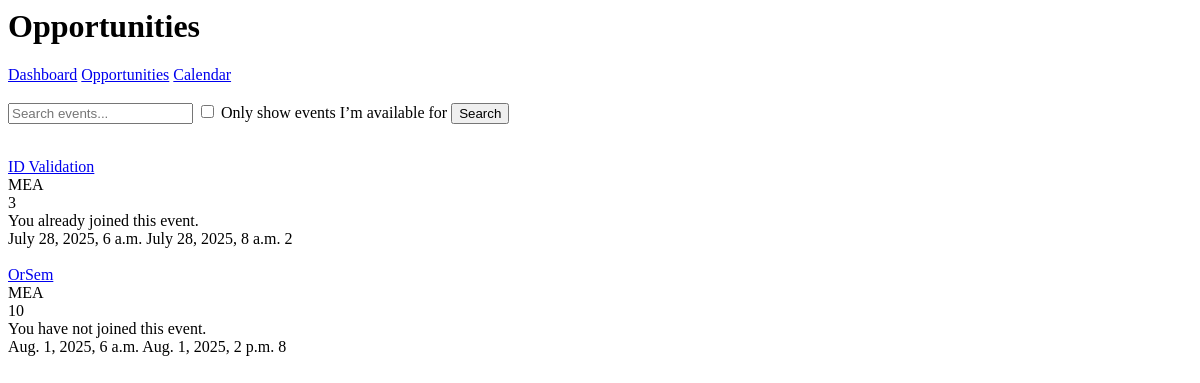
Page /student_opportunities/ (signed in) on the earlier database version.
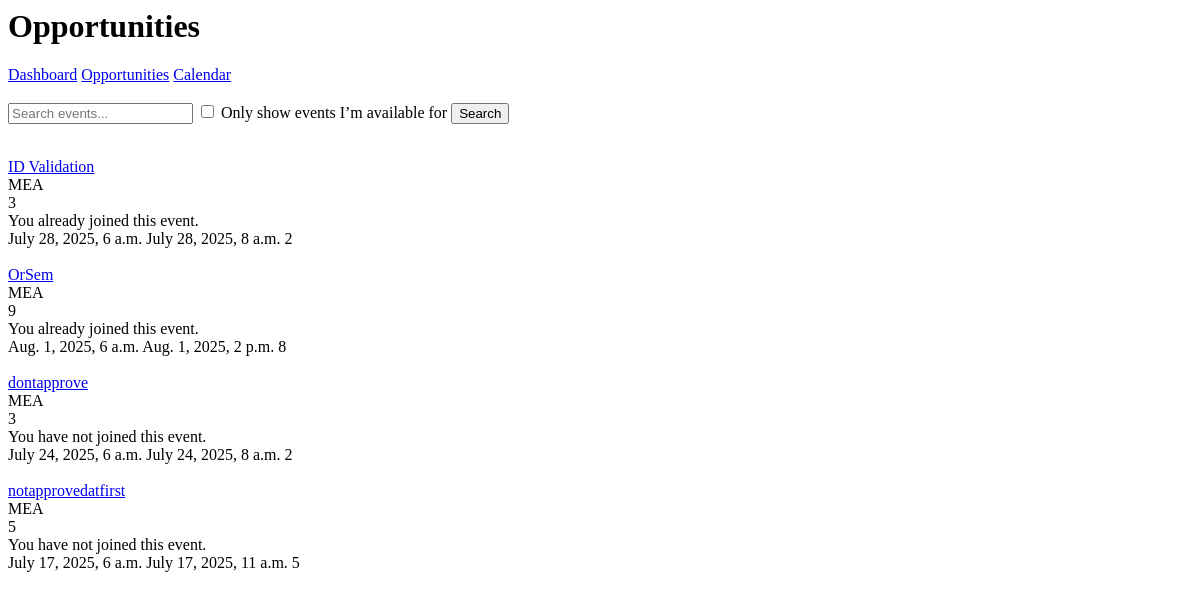
Same page on the later database version.
### core/models.py (models this page shows)
class Event(models.Model):
    name = models.CharField(max_length=100)
    description = models.TextField()
    location = models.CharField(max_length=50)
    service_hours = models.IntegerField()
    number_of_students = models.IntegerField()
    role_descriptions = models.TextField()
    start_datetime = models.DateTimeField()
    end_datetime = models.DateTimeField()
    organizer = models.ForeignKey(
        OrgProfile, on_delete=models.CASCADE, related_name="events"
    )
    approved = models.BooleanField(default=False)
    students = models.ManyToManyField(
        StudentProfile, through="Participation", related_name="events"
    )
    def remaining_slots(self):
        assigned_count = self.participation_set.count()
        return max(0, self.number_of_students - assigned_count)
    def is_user_in_event(self, user):
        try:
            student_profile = user.studentprofile
        except StudentProfile.DoesNotExist:
            return False
        return Participation.objects.filter(
            student=student_profile, event=self
        ).exists()

class OrgProfile(models.Model):
    user = models.OneToOneField(User, on_delete=models.CASCADE)
    name = models.CharField(max_length=100)

### core/views.py (the view, shortened to what this page needs)
# urls.py: path("student_opportunities/", views.student_opportunities, name="student_opportunities"),
@login_required
def student_opportunities(request):
    user = request.user
    try:
        student_profile = user.studentprofile
    except StudentProfile.DoesNotExist:
        student_profile = None
        return redirect("login_view")
    now = timezone.now()
    search_query = request.GET.get("search", "")
    events = Event.objects.filter(start_datetime__gt=now, approved=True)
    if search_query:
        events = events.filter(name__icontains=search_query)
    user_event_status = {}
    filter_conflicts = request.GET.get("filter_conflicts") == "on"
    for event in events:
        user_event_status[event.id] = event.is_user_in_event(user)
    context = {
        "student": student_profile,
        "events": events,
        "user_event_status": user_event_status,
        "search_query": search_query,
        "filter_conflicts": filter_conflicts,
    }
    if request.method == "GET":
        template = loader.get_template("core/student_opportunities.html")
        return HttpResponse(template.render(context, request))

### core/templatetags/custom_filters.py (called while the page is built)
@register.filter
def get_item(dictionary, key):
    return dictionary.get(key)

### core/templates/core/student_opportunities.html (shortened to what this page needs)
{% load custom_filters %}
<h1>Opportunities</h1>
<a href="/student_dashboard">Dashboard</a>
<a href="/student_opportunities">Opportunities</a>
<a href="/student_calendar">Calendar</a>
<form method="get" action="{% url 'student_opportunities' %}">
    <input type="text" name="search" placeholder="Search events..." value="{{ request.GET.search }}">
    <label>
        <input type="checkbox" name="filter_conflicts" {% if filter_conflicts %}checked{% endif %}>
        Only show events I’m available for
    </label>
    <button type="submit">Search</button>
</form>
{% if events %}
    {% for event in events %}
        <a href="/student_opportunities_details/{{ event.id }}"><div>{{ event.name }}</div></a>
        <div>{{ event.organizer.name }}</div>
        <div>{{ event.remaining_slots }}</div>
        {% if user_event_status|get_item:event.id %}
            <div>You already joined this event.</div>
        {% else %}
            <div>You have not joined this event.</div>
        {% endif %}
        {{ event.start_datetime }}
        {{ event.end_datetime }}
        {{ event.service_hours }}
    {% endfor %}
{% endif %}

Differences in the rows shown:
computed for Event "OrSem": remaining_slots "10" → "9"; text "You have not joined this event." → "You already joined this event."
now on this page (row edited): Event: name "dontapprove", organizer.name "MEA", remaining_slots "3", shows "You have not joined this event.", start_datetime "July 24, 2025, 6 a.m.", end_datetime "July 24, 2025, 8 a.m.", service_hours "2"
added Event: name "notapprovedatfirst", organizer.name "MEA", remaining_slots "5", shows "You have not joined this event.", start_datetime "July 17, 2025, 6 a.m.", end_datetime "July 17, 2025, 11 a.m.", service_hours "5"
